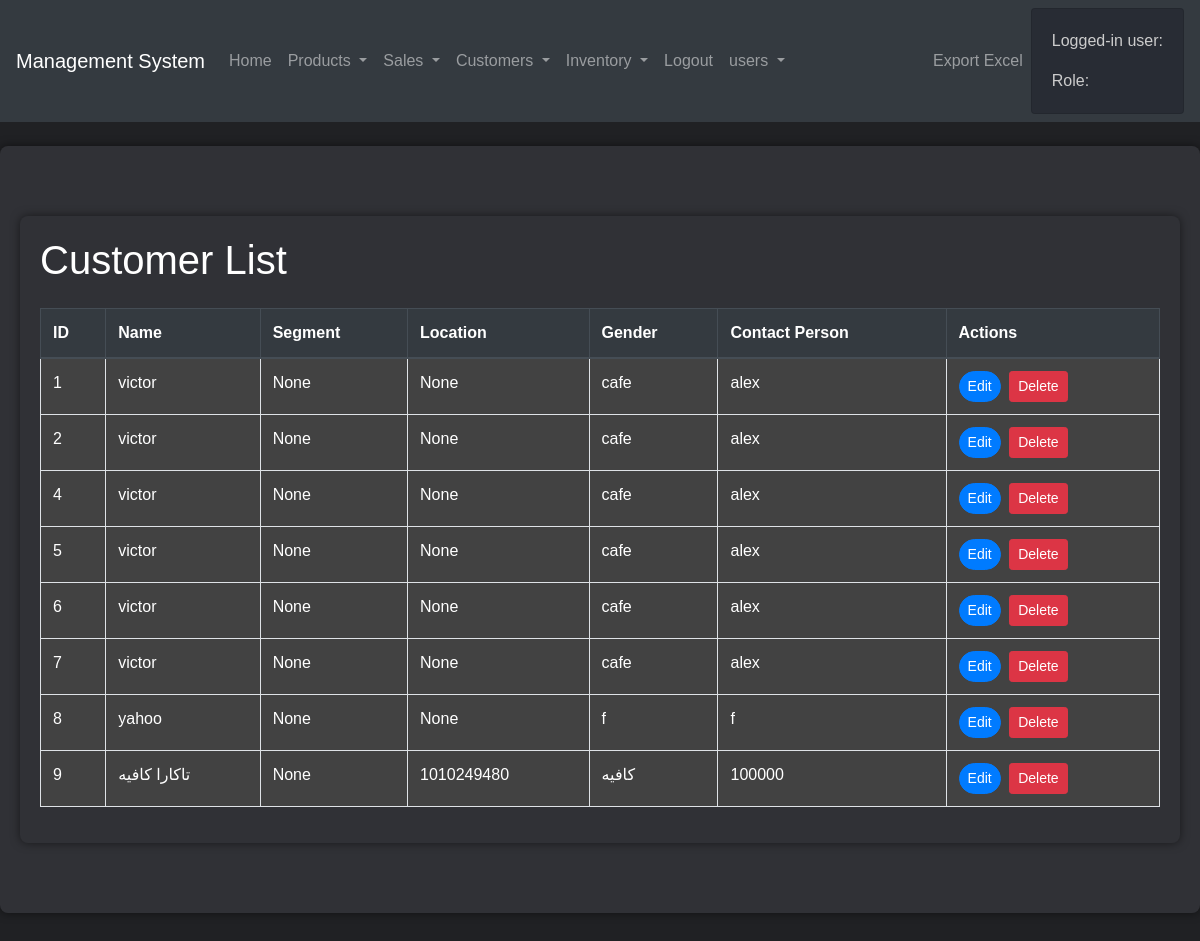
The page /customers (signed in) on the database its author committed.
### tables this page shows
CREATE TABLE customers (
    id INTEGER PRIMARY KEY,
    name TEXT NOT NULL,
    email TEXT,
    phone TEXT,
    segment TEXT,
    location TEXT,
    gender TEXT,
    contact_person TEXT
);

### app.py (the view)
@app.route('/customers')
def customers():
    if is_logged_in():
        user_role = get_user_role()
        if user_role in ['admin', 'manager']:
            conn = sqlite3.connect('database.db')
            c = conn.cursor()
            c.execute("SELECT * FROM customers")
            customers = c.fetchall()
            conn.close()
            return render_template('customers.html', customers=customers, is_logged_in=is_logged_in())
        else:
            return render_template('unauthorized.html')
    else:
        return redirect(url_for('login'))

### app.py (called while the page is built)
def is_logged_in():
    return 'username' in session

def get_user_role():
    if is_logged_in():
        conn = sqlite3.connect('database.db')
        c = conn.cursor()
        c.execute("SELECT role FROM users WHERE username=?", (session['username'],))
        role = c.fetchone()[0]
        conn.close()
        return role
    else:
        return None

### templates/customers.html (shortened to what this page needs)
{% extends "base.html" %}
{% block content %}
<div class="container">
    <h1 class="mb-4">Customer List</h1>
    <div>
        <table class="table table-striped table-bordered table-hover custom-table" style="width: 100%;">
            <thead class="thead-dark">
                <tr>
                    <th>ID</th>
                    <th>Name</th>
                    <th>Segment</th>
                    <th>Location</th>
                    <th>Gender</th>
                    <th>Contact Person</th>
                    <th>Actions</th>
                </tr>
            </thead>
            <tbody>
                {% for customer in customers %}
                <tr class="table-row" data-href="{{ url_for('edit_customer', id=customer[0]) }}">
                    <td>{{ customer[0] }}</td>
                    <td>{{ customer[1] }}</td>
                    <td>{{ customer[2] }}</td>
                    <td>{{ customer[3] }}</td>
                    <td>{{ customer[4] }}</td>
                    <td>{{ customer[5] }}</td>
                    <td>
                        <a href="{{ url_for('edit_customer', id=customer[0]) }}" class="btn btn-primary btn-sm mr-1 rounded-pill">Edit</a>
                        <form method="POST" action="{{ url_for('delete_customer', customer_id=customer[0]) }}" style="display: inline-block;">
                                <button type="submit" class="btn btn-sm btn-danger" onclick="return confirm('Are you sure you want to delete this customer?')">Delete</button>
                            </form>
                    </td>
                </tr>
                {% endfor %}
            </tbody>
        </table>
    </div>
</div>
{% endblock %}

### static/styles.css (style rules this page uses)
body { font-family: Arial, sans-serif; margin: 0; padding: 0; background-color: #202124; color: #fff; }
.container { width: 100%; max-width: none; margin: 50px auto; padding: 20px; background-color: #303136; border-radius: 8px; box-shadow: 0px 0px 10px 0px rgba(0,0,0,0.5); }
h1, label { color: #fff; }
a { color: #4caf50; text-decoration: none; }
table { width: 100%; border-collapse: collapse; margin-bottom: 20px; }
th, td { border: 1px solid #424242; padding: 8px; text-align: left; }
th { background-color: #303136; color: #fff; }
tr:nth-child(even) { background-color: #424242; }
table { width: 100%; border-collapse: collapse; margin-bottom: 20px; color: #fff; }
td { background-color: #424242; color: #fff; }
.btn-primary { background-color: #007bff; color: #ffffff; }

### rows shown on the page
customers: id "1", name "victor", customer "None", segment "cafe", location "alex"
customers: id "2", name "victor", customer "None", segment "cafe", location "alex"
customers: id "4", name "victor", customer "None", segment "cafe", location "alex"
customers: id "5", name "victor", customer "None", segment "cafe", location "alex"
customers: id "6", name "victor", customer "None", segment "cafe", location "alex"
customers: id "7", name "victor", customer "None", segment "cafe", location "alex"
customers: id "8", name "yahoo", customer "None", segment "f", location "f"
customers: id "9", name "تاكارا كافيه", customer "None", phone "1010249480", segment "كافيه", location "100000"
